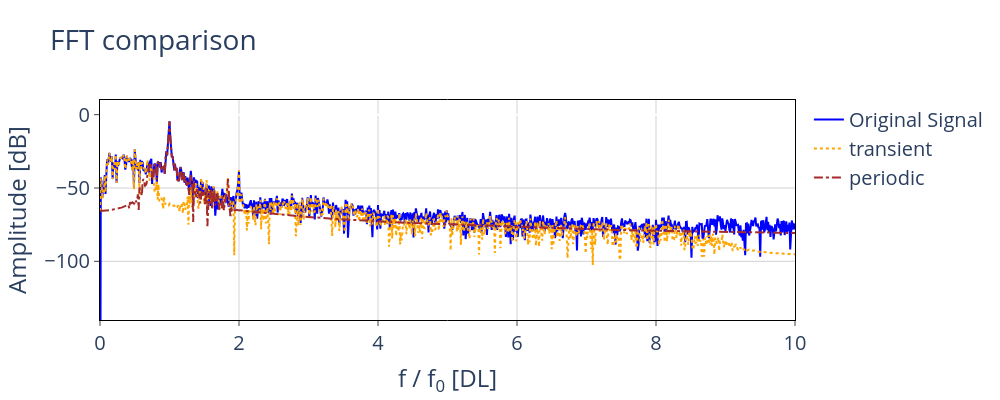
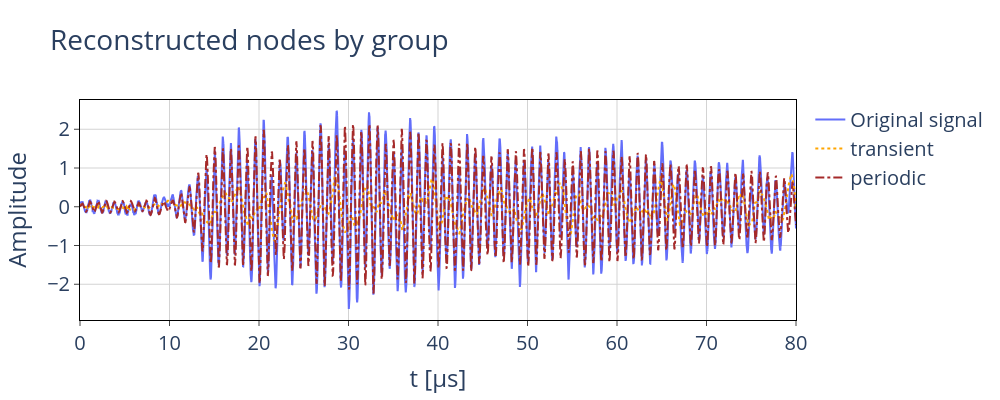

These figures' notebook cell, in order:
### Markdown cell above
- change legend to stable and transient
- add error bars for multiple repetitions of the same experiment

### Code cell
# Set clusters to None to plot all of them, otherwise, plot a list of int
fig = plot.plot_fft_by_group(
    tr_obj, labels, sampling_rate=sampling_rate,
    clusters=None, xlim=10, fundamental_freq=frequency,
    freq_threshold=freq_threshold, label_map=label_map
)
if savefigs_flag == True:
    save_figure(fig, f"fft_rec_centers_{result_id}")

# to plot the time axis normalised by the period, uncomment the following block
## t_plot_dic = {"t/T [DL]":np.linspace(0,(len(tr_obj.data)/sampling_rate)/period,len(tr_obj.data) )}
## fig = plot.plot_reconstructions_by_group(
##    tr_obj, labels, t_plot=t_plot_dic,
##     freq_threshold=freq_threshold, label_map=label_map
## )

fig = plot.plot_reconstructions_by_group(
    tr_obj, labels, t_plot=sampling_rate,
    freq_threshold=freq_threshold, label_map=label_map
)
if savefigs_flag == True:
    save_figure(fig, f"sig_rec_centers_{result_id}")

### Figure 1 — Plotly figure (JSON) as saved in the notebook; plotly's stock layout.template omitted (floating-point values rounded to 4 significant figures; data arrays with more than 128 entries replaced by an {"elided": "..."} marker saying what was removed)
{"data": [{"line": {"color": "blue"}, "mode": "lines", "name": "Original Signal", "type": "scatter", "x": {"elided": "8000 float values"}, "y": {"elided": "8000 float values"}}, {"line": {"color": "orange", "dash": "dot"}, "mode": "lines", "name": "transient", "type": "scatter", "x": {"elided": "8000 float values"}, "y": {"elided": "8000 float values"}}, {"line": {"color": "brown", "dash": "dashdot"}, "mode": "lines", "name": "periodic", "type": "scatter", "x": {"elided": "8000 float values"}, "y": {"elided": "8000 float values"}}], "layout": {"font": {"size": 20}, "height": 400, "legend": {"font": {"size": 20}, "title": {"text": ""}, "traceorder": "normal"}, "plot_bgcolor": "white", "title": {"text": "FFT comparison"}, "width": 1000, "xaxis": {"gridcolor": "lightgrey", "linecolor": "black", "mirror": true, "range": [0, 10], "showline": true, "ticks": "outside", "title": {"text": "f / f<sub>0</sub> [DL]"}, "type": "linear"}, "yaxis": {"gridcolor": "lightgrey", "linecolor": "black", "mirror": true, "range": [-140, 10], "showline": true, "ticks": "outside", "title": {"text": "Amplitude [dB]"}, "type": "linear"}}}

### Figure 2 — Plotly figure (JSON) as saved in the notebook; plotly's stock layout.template omitted (floating-point values rounded to 4 significant figures; data arrays with more than 128 entries replaced by an {"elided": "..."} marker saying what was removed)
{"data": [{"mode": "lines", "name": "Original signal", "type": "scatter", "x": {"elided": "16001 float values"}, "y": {"elided": "16001 float values"}}, {"line": {"color": "orange", "dash": "dot"}, "mode": "lines", "name": "transient", "type": "scatter", "x": {"elided": "16001 float values"}, "y": {"elided": "16001 float values"}}, {"line": {"color": "brown", "dash": "dashdot"}, "mode": "lines", "name": "periodic", "type": "scatter", "x": {"elided": "16001 float values"}, "y": {"elided": "16001 float values"}}], "layout": {"font": {"size": 20}, "height": 400, "legend": {"font": {"size": 20}, "title": {"text": ""}, "traceorder": "normal"}, "plot_bgcolor": "white", "title": {"text": "Reconstructed nodes by group"}, "width": 1000, "xaxis": {"autorange": true, "gridcolor": "lightgrey", "linecolor": "black", "mirror": true, "range": [0, 80], "showline": true, "ticks": "outside", "title": {"text": "t [&mu;s]"}, "type": "linear"}, "yaxis": {"autorange": true, "gridcolor": "lightgrey", "linecolor": "black", "mirror": true, "range": [-2.922, 2.755], "showline": true, "ticks": "outside", "title": {"text": "Amplitude"}, "type": "linear"}}}
